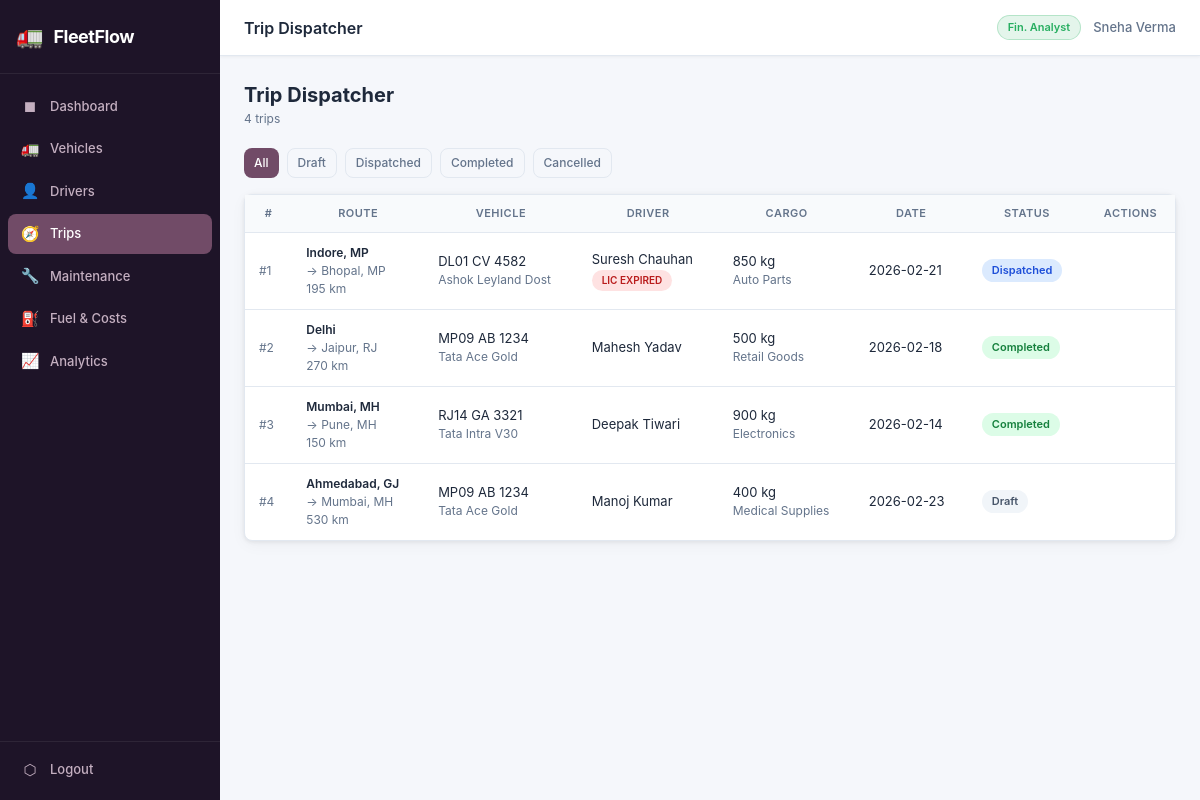
/modules/trips.php (signed in), run on the app's committed database.
### tables this page shows
CREATE TABLE IF NOT EXISTS trips (
    id INT AUTO_INCREMENT PRIMARY KEY,
    vehicle_id INT NOT NULL,
    driver_id INT NOT NULL,
    origin VARCHAR(150) NOT NULL,
    destination VARCHAR(150) NOT NULL,
    cargo_description VARCHAR(255),
    cargo_weight DECIMAL(8,2) NOT NULL COMMENT 'in kg',
    status ENUM('Draft','Dispatched','Completed','Cancelled') NOT NULL DEFAULT 'Draft',
    scheduled_date DATE NOT NULL,
    completed_date DATE,
    distance_km INT COMMENT 'filled on completion',
    notes TEXT,
    created_at TIMESTAMP DEFAULT CURRENT_TIMESTAMP,
    FOREIGN KEY (vehicle_id) REFERENCES vehicles(id) ON UPDATE CASCADE,
    FOREIGN KEY (driver_id) REFERENCES drivers(id) ON UPDATE CASCADE,
    INDEX idx_status (status),
    INDEX idx_date (scheduled_date)
);

CREATE TABLE IF NOT EXISTS vehicles (
    id INT AUTO_INCREMENT PRIMARY KEY,
    model VARCHAR(100) NOT NULL,
    license_plate VARCHAR(20) NOT NULL UNIQUE,
    max_capacity DECIMAL(8,2) NOT NULL COMMENT 'in kg',
    odometer INT NOT NULL DEFAULT 0 COMMENT 'in km',
    status ENUM('Available','On Trip','In Shop','Out of Service') NOT NULL DEFAULT 'Available',
    year YEAR,
    created_at TIMESTAMP DEFAULT CURRENT_TIMESTAMP,
    INDEX idx_status (status),
    INDEX idx_license (license_plate)
);

CREATE TABLE IF NOT EXISTS drivers (
    id INT AUTO_INCREMENT PRIMARY KEY,
    name VARCHAR(100) NOT NULL,
    license_number VARCHAR(50) NOT NULL UNIQUE,
    license_expiry DATE NOT NULL,
    safety_score TINYINT NOT NULL DEFAULT 100 COMMENT '0-100',
    status ENUM('Available','On Duty','Suspended') NOT NULL DEFAULT 'Available',
    phone VARCHAR(20),
    created_at TIMESTAMP DEFAULT CURRENT_TIMESTAMP,
    INDEX idx_status (status),
    INDEX idx_expiry (license_expiry)
);

### config/auth.php (called while the page is built, shortened)
<?php
function e(mixed $v): string {
    return htmlspecialchars((string)$v, ENT_QUOTES | ENT_SUBSTITUTE, 'UTF-8');
}

### modules/trips.php (the view, shortened to what this page needs)
<?php
require_once __DIR__ . '/../config/auth.php';
$pdo = db();
$filterStatus = $_GET['status'] ?? '';
$where  = $filterStatus ? "WHERE t.status = :s" : "";
$params = $filterStatus ? [':s' => $filterStatus] : [];
$stmt = $pdo->prepare(
    "SELECT t.*, v.license_plate, v.model as vehicle_model, v.max_capacity,
            d.name as driver_name, d.license_expiry,
            DATEDIFF(d.license_expiry, CURDATE()) AS driver_days_left
     FROM trips t
     JOIN vehicles v ON t.vehicle_id = v.id
     JOIN drivers d ON t.driver_id = d.id
     $where ORDER BY t.created_at DESC"
);
$stmt->execute($params);
$trips = $stmt->fetchAll();
include __DIR__ . '/../includes/header.php';
?>
<div class="section-header">
    <div>
        <div class="section-title">Trip Dispatcher</div>
        <div class="text-sm"><?= count($trips) ?> trips<?= $filterStatus ? " — $filterStatus" : '' ?></div>
    </div>
</div>
<div style="display:flex;gap:8px;margin-bottom:16px;flex-wrap:wrap;">
    <?php foreach (['','Draft','Dispatched','Completed','Cancelled'] as $s): ?>
    <a href="?status=<?= urlencode($s) ?>" class="btn btn-sm <?= $filterStatus === $s ? 'btn-primary' : 'btn-ghost' ?>"><?= $s ?: 'All' ?></a>
    <?php endforeach; ?>
</div>
<div class="card">
    <div class="table-responsive">
        <table>
            <thead>
                <tr>
                    <th>#</th>
                    <th>Route</th>
                    <th>Vehicle</th>
                    <th>Driver</th>
                    <th>Cargo</th>
                    <th>Date</th>
                    <th>Status</th>
                    <th>Actions</th>
                </tr>
            </thead>
            <tbody>
            <?php foreach ($trips as $t): ?>
            <?php
            $sp = match($t['status']) {
                'Dispatched' => 'pill-blue', 'Completed' => 'pill-green',
                'Cancelled'  => 'pill-red',  default => 'pill-gray',
            };
            $driverExp  = $t['driver_days_left'] < 0;
            ?>
            <tr>
                <td class="text-sm">#<?= $t['id'] ?></td>
                <td>
                    <div class="fw-600" style="font-size:12px;"><?= e($t['origin']) ?></div>
                    <div class="text-sm">→ <?= e($t['destination']) ?></div>
                    <?php if ($t['distance_km']): ?>
                    <div class="text-sm"><?= number_format($t['distance_km']) ?> km</div>
                    <?php endif; ?>
                </td>
                <td>
                    <div><?= e($t['license_plate']) ?></div>
                    <div class="text-sm"><?= e($t['vehicle_model']) ?></div>
                </td>
                <td>
                    <div><?= e($t['driver_name']) ?></div>
                    <?php if ($driverExp): ?><span class="pill pill-red" style="font-size:10px;">LIC EXPIRED</span><?php endif; ?>
                </td>
                <td>
                    <div><?= number_format($t['cargo_weight']) ?> kg</div>
                    <?php if ($t['cargo_description']): ?><div class="text-sm"><?= e($t['cargo_description']) ?></div><?php endif; ?>
                </td>
                <td><?= e($t['scheduled_date']) ?></td>
                <td><span class="pill <?= $sp ?>"><?= $t['status'] ?></span></td>
                <td>
                </td>
            </tr>
            <?php endforeach; ?>
            </tbody>
        </table>
    </div>
</div>
<?php include __DIR__ . '/../includes/footer.php'; ?>

### assets/css/app.css (style rules this page uses)
*, *::before, *::after { box-sizing: border-box; margin: 0; padding: 0; }
:root { --primary: #714B67; --primary-d: #5a3a52; --primary-l: #9b6e93; --bg: #f5f7fb; --surface: #ffffff; --border: #e2e8f0; --text: #1e293b; --text-sm: #64748b; --success: #16a34a; --warning: #d97706; --danger: #dc2626; --info: #2563eb; --sidebar-w: 220px; --radius: 8px; --shadow: 0 1px 4px rgba(0,0,0,0.08), 0 4px 16px rgba(0,0,0,0.04); }
body { font-family: -apple-system, BlinkMacSystemFont, 'Segoe UI', Roboto, sans-serif; background: var(--bg); color: var(--text); font-size: 14px; line-height: 1.5; display: flex; min-height: 100vh; }
.card { background: var(--surface); border-radius: var(--radius); box-shadow: var(--shadow); border: 1px solid var(--border); margin-bottom: 24px; }
.table-responsive { overflow-x: auto; }
table { width: 100%; border-collapse: collapse; font-size: 13px; }
thead th { background: #f8fafc; font-weight: 600; color: var(--text-sm); font-size: 11px; text-transform: uppercase; letter-spacing: 0.5px; padding: 10px 14px; border-bottom: 1px solid var(--border); white-space: nowrap; }
tbody td { padding: 11px 14px; border-bottom: 1px solid var(--border); color: var(--text); vertical-align: middle; }
tbody tr:last-child td { border-bottom: none; }
.pill { display: inline-block; padding: 3px 10px; border-radius: 20px; font-size: 11px; font-weight: 600; white-space: nowrap; }
.pill-green { background: #dcfce7; color: #15803d; }
.pill-red { background: #fee2e2; color: #b91c1c; }
.pill-blue { background: #dbeafe; color: #1d4ed8; }
.pill-gray { background: #f1f5f9; color: #475569; }
.btn { display: inline-flex; align-items: center; gap: 6px; padding: 8px 16px; border-radius: var(--radius); font-size: 13px; font-weight: 500; cursor: pointer; border: none; text-decoration: none; transition: opacity 0.15s, transform 0.1s; }
.btn-primary { background: var(--primary); color: #fff; }
.btn-sm { padding: 5px 10px; font-size: 12px; }
.btn-ghost { background: transparent; color: var(--text-sm); border: 1px solid var(--border); }
.section-header { display: flex; align-items: center; justify-content: space-between; margin-bottom: 20px; }
.section-title { font-size: 20px; font-weight: 700; }
.fw-600 { font-weight: 600; }
.text-sm { font-size: 12px; color: var(--text-sm); }

### data on the page
trips: id "1", origin "Indore, MP", destination "Bhopal, MP", distance_km "195", vehicle.license_plate "DL01 CV 4582", vehicle.model "Ashok Leyland Dost", driver.name "Suresh Chauhan", shows "LIC EXPIRED", cargo_weight "850", cargo_description "Auto Parts", scheduled_date "2026-02-21", status "Dispatched"
trips: id "2", origin "Delhi", destination "Jaipur, RJ", distance_km "270", vehicle.license_plate "MP09 AB 1234", vehicle.model "Tata Ace Gold", driver.name "Mahesh Yadav", cargo_weight "500", cargo_description "Retail Goods", scheduled_date "2026-02-18", status "Completed"
trips: id "3", origin "Mumbai, MH", destination "Pune, MH", distance_km "150", vehicle.license_plate "RJ14 GA 3321", vehicle.model "Tata Intra V30", driver.name "Deepak Tiwari", cargo_weight "900", cargo_description "Electronics", scheduled_date "2026-02-14", status "Completed"
trips: id "4", origin "Ahmedabad, GJ", destination "Mumbai, MH", distance_km "530", vehicle.license_plate "MP09 AB 1234", vehicle.model "Tata Ace Gold", driver.name "Manoj Kumar", cargo_weight "400", cargo_description "Medical Supplies", scheduled_date "2026-02-23", status "Draft"

### other printed values
$item['icon'] "◼"
$item['label'] "Dashboard"
$item['icon'] "🚛"
$item['label'] "Vehicles"
$item['icon'] "👤"
$item['label'] "Drivers"
$item['icon'] "🧭"
$item['label'] "Trips"
$item['icon'] "🔧"
$item['label'] "Maintenance"
$item['icon'] "⛽"
$item['label'] "Fuel & Costs"
$item['icon'] "📈"
$item['label'] "Analytics"
$pageTitle "Trip Dispatcher"
